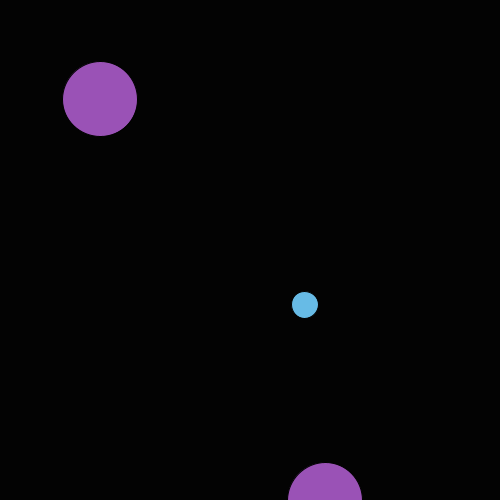
Frame 1 (no input)
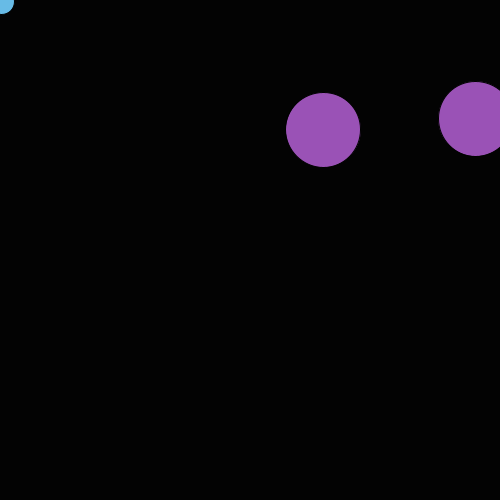
Frame 60 (the mouse pressed at the canvas centre just before this capture)
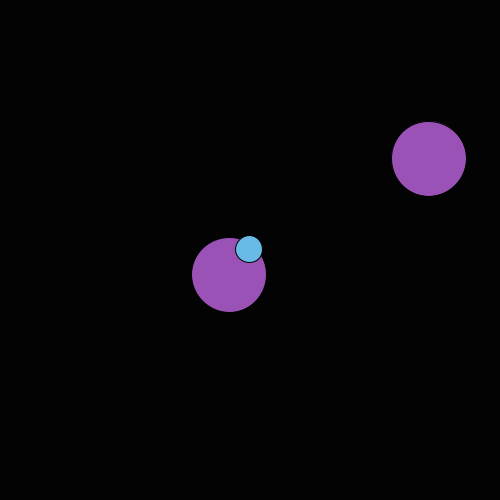
Frame 120 (the mouse held since frame 60 and released just before this capture)

The Processing sketch that drew these frames (run headless with seeded random() and noise(); from frame 60 on, the mouse is pressed at the canvas centre):

// Processing sketch: processing_100773
// ── processing_100773.pde

//WEEK 4 VIDEO
 
Food f1, f2;
Player1 p1;
 
void setup (){
  size(500,500);
  frameRate(24);
  f1 = new Food(325,500,42);
  f2 = new Food(100,99,55);
  p1 = new Player1(335,335,.09);
}
 
void draw (){
background(3);
f1.display();
f2.display();
p1.display();
}
 
class Food {
  int timer = 2;
  float fX;
  float fY;
  int respawn;
 
  Food(float tempX, float tempY, int tempTime) {
    fX = tempX;
    fY = tempY;
    respawn = tempTime;
  }
 
  void display() {
    timer++;
    if (timer >= respawn) {
      fX = random(width);
      fY = random(height);
      timer = 0;
    }
    float distance = dist(p1.pX,p1.pY,fX,fY);
    if(distance < 20){
       fX = random(width);
      fY = random(height);
       timer = 0;
       ellipse(fX, fY, 250, 250);
       println("collision");
    }
    fill(#9A52B6);
    ellipse(fX, fY, 75, 75);
  }
}
class Player1 {
  float pX;
  float pY;
  float easing;
 
  Player1(float tempX, float tempY, float tempEasing) {
    pX = tempX;
    pY = tempY;
    easing = tempEasing;
  }
  void display() {
    float targetX = mouseX;
    float targetY = mouseY;
    pX += (targetX - pX) * easing;
    pY += (targetY - pY) * easing;
    fill(#67BBE6);
    ellipse(pX, pY, 27, 27);
  }
}
